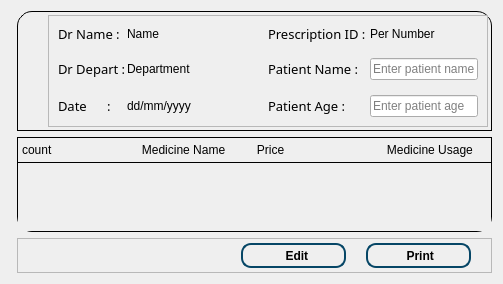
                         <widget class="QWidget" name="orderPage">
                          <property name="styleSheet">
                           <string notr="true">*{
color : black ;
}
#frame_15 {
 	margin-left:6px;
    border: 1px solid black;
    border-top-right-radius: 15px;
    border-top-left-radius: 15px;
}
#scrollArea_3 {
    border: 1px solid black;
    border-bottom-right-radius: 15px;
    border-bottom-left-radius: 15px;
}

#widget_9{
	border: 1px solid black;
    border-bottom: 0px solid black;
}</string>
                          </property>
                          <layout class="QGridLayout" name="gridLayout_17">
                           <item row="0" column="0" colspan="2">
                            <widget class="QFrame" name="frame_15">
                             <property name="minimumSize">
                              <size>
                               <width>0</width>
                               <height>102</height>
                              </size>
                             </property>
                             <property name="styleSheet">
                              <string notr="true"/>
                             </property>
                             <property name="frameShape">
                              <enum>QFrame::StyledPanel</enum>
                             </property>
                             <property name="frameShadow">
                              <enum>QFrame::Raised</enum>
                             </property>
                             <layout class="QHBoxLayout" name="horizontalLayout_11">
                              <property name="spacing">
                               <number>20</number>
                              </property>
                              <property name="leftMargin">
                               <number>3</number>
                              </property>
                              <property name="topMargin">
                               <number>3</number>
                              </property>
                              <property name="rightMargin">
                               <number>3</number>
                              </property>
                              <property name="bottomMargin">
                               <number>3</number>
                              </property>
                              <item>
                               <widget class="QLabel" name="label_26">
                                <property name="text">
                                 <string/>
                                </property>
                                <property name="pixmap">
                                 <pixmap resource="Final_Main_ph.qrc">:/Icon_custom/Image_for_main/icon_custom/pngegg (1).png</pixmap>
                                </property>
                               </widget>
                              </item>
                              <item>
                               <widget class="QFrame" name="frame_12">
                                <property name="minimumSize">
                                 <size>
                                  <width>0</width>
                                  <height>81</height>
                                 </size>
                                </property>
                                <property name="frameShape">
                                 <enum>QFrame::StyledPanel</enum>
                                </property>
                                <property name="frameShadow">
                                 <enum>QFrame::Raised</enum>
                                </property>
                                <layout class="QGridLayout" name="gridLayout_9">
                                 <property name="horizontalSpacing">
                                  <number>1</number>
                                 </property>
                                 <property name="verticalSpacing">
                                  <number>15</number>
                                 </property>
                                 <item row="0" column="1">
                                  <widget class="QLabel" name="label_27">
                                   <property name="font">
                                    <font>
                                     <family>MS Reference Sans Serif</family>
                                     <pointsize>10</pointsize>
                                    </font>
                                   </property>
                                   <property name="text">
                                    <string>Dr Name :</string>
                                   </property>
                                  </widget>
                                 </item>
                                 <item row="1" column="4">
                                  <widget class="QLabel" name="label_23">
                                   <property name="font">
                                    <font>
                                     <family>MS Reference Sans Serif</family>
                                     <pointsize>10</pointsize>
                                    </font>
                                   </property>
                                   <property name="text">
                                    <string>Patient Name :</string>
                                   </property>
                                  </widget>
                                 </item>
                                 <item row="3" column="6">
                                  <widget class="QLineEdit" name="Patient_name_lineEdit_2">
                                   <property name="font">
                                    <font>
                                     <pointsize>9</pointsize>
                                    </font>
                                   </property>
                                   <property name="text">
                                    <string/>
                                   </property>
                                   <property name="placeholderText">
                                    <string>Enter patient age</string>
                                   </property>
                                  </widget>
                                 </item>
                                 <item row="3" column="1">
                                  <widget class="QLabel" name="label_25">
                                   <property name="font">
                                    <font>
                                     <family>MS Reference Sans Serif</family>
                                     <pointsize>10</pointsize>
                                    </font>
                                   </property>
                                   <property name="text">
                                    <string>Date      :</string>
                                   </property>
                                  </widget>
                                 </item>
                                 <item row="1" column="1">
                                  <widget class="QLabel" name="label_15">
                                   <property name="font">
                                    <font>
                                     <family>MS Reference Sans Serif</family>
                                     <pointsize>10</pointsize>
                                    </font>
                                   </property>
                                   <property name="text">
                                    <string>Dr Depart :</string>
                                   </property>
                                  </widget>
                                 </item>
                                 <item row="0" column="2">
                                  <widget class="QLabel" name="label_31">
                                   <property name="minimumSize">
                                    <size>
                                     <width>100</width>
                                     <height>0</height>
                                    </size>
                                   </property>
                                   <property name="font">
                                    <font>
                                     <pointsize>9</pointsize>
                                    </font>
                                   </property>
                                   <property name="text">
                                    <string>Name</string>
                                   </property>
                                  </widget>
                                 </item>
                                 <item row="1" column="2">
                                  <widget class="QLabel" name="label_28">
                                   <property name="font">
                                    <font>
                                     <pointsize>9</pointsize>
                                    </font>
                                   </property>
                                   <property name="text">
                                    <string>Department</string>
                                   </property>
                                  </widget>
                                 </item>
                                 <item row="1" column="6">
                                  <widget class="QLineEdit" name="Patient_name_lineEdit">
                                   <property name="font">
                                    <font>
                                     <pointsize>9</pointsize>
                                    </font>
                                   </property>
                                   <property name="text">
                                    <string/>
                                   </property>
                                   <property name="placeholderText">
                                    <string>Enter patient name</string>
                                   </property>
                                  </widget>
                                 </item>
                                 <item row="3" column="2">
                                  <widget class="QLabel" name="label_29">
                                   <property name="font">
                                    <font>
                                     <pointsize>9</pointsize>
                                    </font>
                                   </property>
                                   <property name="text">
                                    <string>dd/mm/yyyy </string>
                                   </property>
                                  </widget>
                                 </item>
                                 <item row="0" column="6">
                                  <widget class="QLabel" name="label_32">
                                   <property name="minimumSize">
                                    <size>
                                     <width>100</width>
                                     <height>0</height>
                                    </size>
                                   </property>
                                   <property name="font">
                                    <font>
                                     <pointsize>9</pointsize>
                                    </font>
                                   </property>
                                   <property name="text">
                                    <string>Per Number</string>
                                   </property>
                                  </widget>
                                 </item>
                                 <item row="0" column="4">
                                  <widget class="QLabel" name="label_24">
                                   <property name="font">
                                    <font>
                                     <family>MS Reference Sans Serif</family>
                                     <pointsize>10</pointsize>
                                    </font>
                                   </property>
                                   <property name="text">
                                    <string>Prescription ID : </string>
                                   </property>
                                  </widget>
                                 </item>
                                 <item row="3" column="4">
                                  <widget class="QLabel" name="label_30">
                                   <property name="font">
                                    <font>
                                     <family>MS Reference Sans Serif</family>
                                     <pointsize>10</pointsize>
                                    </font>
                                   </property>
                                   <property name="text">
                                    <string>Patient Age :</string>
                                   </property>
                                  </widget>
                                 </item>
                                 <item row="1" column="3">
                                  <spacer name="horizontalSpacer_5">
                                   <property name="orientation">
                                    <enum>Qt::Horizontal</enum>
                                   </property>
                                   <property name="sizeHint" stdset="0">
                                    <size>
                                     <width>40</width>
                                     <height>20</height>
                                    </size>
                                   </property>
                                  </spacer>
                                 </item>
                                </layout>
                               </widget>
                              </item>
                             </layout>
                            </widget>
                           </item>
                           <item row="1" column="0" colspan="2">
                            <widget class="QWidget" name="widget_8" native="true">
                             <layout class="QVBoxLayout" name="verticalLayout_18">
                              <property name="spacing">
                               <number>0</number>
                              </property>
                              <property name="leftMargin">
                               <number>6</number>
                              </property>
                              <property name="topMargin">
                               <number>0</number>
                              </property>
                              <property name="rightMargin">
                               <number>0</number>
                              </property>
                              <property name="bottomMargin">
                               <number>0</number>
                              </property>
                              <item>
                               <widget class="QWidget" name="widget_9" native="true">
                                <property name="minimumSize">
                                 <size>
                                  <width>0</width>
                                  <height>25</height>
                                 </size>
                                </property>
                                <property name="styleSheet">
                                 <string notr="true">QLabel {
    border-right: 1px solid black;
}</string>
                                </property>
                                <layout class="QHBoxLayout" name="horizontalLayout_15">
                                 <property name="spacing">
                                  <number>0</number>
                                 </property>
                                 <property name="leftMargin">
                                  <number>5</number>
                                 </property>
                                 <property name="topMargin">
                                  <number>0</number>
                                 </property>
                                 <property name="rightMargin">
                                  <number>0</number>
                                 </property>
                                 <property name="bottomMargin">
                                  <number>0</number>
                                 </property>
                                 <item>
                                  <widget class="QLabel" name="label_34">
                                   <property name="maximumSize">
                                    <size>
                                     <width>40</width>
                                     <height>16777215</height>
                                    </size>
                                   </property>
                                   <property name="font">
                                    <font>
                                     <pointsize>9</pointsize>
                                    </font>
                                   </property>
                                   <property name="text">
                                    <string>count</string>
                                   </property>
                                  </widget>
                                 </item>
                                 <item>
                                  <widget class="QLabel" name="label_33">
                                   <property name="font">
                                    <font>
                                     <pointsize>9</pointsize>
                                    </font>
                                   </property>
                                   <property name="text">
                                    <string>                        Medicine Name </string>
                                   </property>
                                  </widget>
                                 </item>
                                 <item>
                                  <widget class="QLabel" name="label_16">
                                   <property name="maximumSize">
                                    <size>
                                     <width>80</width>
                                     <height>16777215</height>
                                    </size>
                                   </property>
                                   <property name="font">
                                    <font>
                                     <pointsize>9</pointsize>
                                    </font>
                                   </property>
                                   <property name="text">
                                    <string>      Price </string>
                                   </property>
                                  </widget>
                                 </item>
                                 <item>
                                  <widget class="QLabel" name="label_35">
                                   <property name="font">
                                    <font>
                                     <pointsize>9</pointsize>
                                    </font>
                                   </property>
                                   <property name="text">
                                    <string>                     Medicine Usage</string>
                                   </property>
                                  </widget>
                                 </item>
                                </layout>
                               </widget>
                              </item>
                              <item>
                               <widget class="QScrollArea" name="scrollArea_3">
                                <property name="sizePolicy">
                                 <sizepolicy hsizetype="Expanding" vsizetype="Expanding">
                                  <horstretch>0</horstretch>
                                  <verstretch>0</verstretch>
                                 </sizepolicy>
                                </property>
                                <property name="layoutDirection">
                                 <enum>Qt::LeftToRight</enum>
                                </property>
                                <property name="widgetResizable">
                                 <bool>true</bool>
                                </property>
                                <property name="alignment">
                                 <set>Qt::AlignLeading|Qt::AlignLeft|Qt::AlignTop</set>
                                </property>
                                <widget class="QWidget" name="scrollAreaWidgetContents_3">
                                 <property name="geometry">
                                  <rect>
                                   <x>0</x>
                                   <y>0</y>
                                   <width>98</width>
                                   <height>28</height>
                                  </rect>
                                 </property>
                                 <layout class="QVBoxLayout" name="verticalLayout_17"/>
                                </widget>
                               </widget>
                              </item>
                             </layout>
                            </widget>
                           </item>
                           <item row="4" column="1">
                            <widget class="QFrame" name="Print_Frame">
                             <property name="minimumSize">
                              <size>
                               <width>50</width>
                               <height>35</height>
                              </size>
                             </property>
                             <property name="styleSheet">
                              <string notr="true">QPushButton {
    background-color: transparent; /* Button background color */
    color: black; /* Button text color */
    border: 1.5px solid #064666; /* No border */
    border-radius: 10px; /* Button border radius */
}

QPushButton:hover {
    background-color: #064666; /* Button background color on hover */
    color: black; /* Button text color on hover */
}

</string>
                             </property>
                             <property name="frameShape">
                              <enum>QFrame::StyledPanel</enum>
                             </property>
                             <property name="frameShadow">
                              <enum>QFrame::Raised</enum>
                             </property>
                             <layout class="QHBoxLayout" name="horizontalLayout_14">
                              <property name="spacing">
                               <number>20</number>
                              </property>
                              <property name="leftMargin">
                               <number>0</number>
                              </property>
                              <property name="topMargin">
                               <number>0</number>
                              </property>
                              <property name="rightMargin">
                               <number>20</number>
                              </property>
                              <property name="bottomMargin">
                               <number>0</number>
                              </property>
                              <item>
                               <spacer name="horizontalSpacer_7">
                                <property name="orientation">
                                 <enum>Qt::Horizontal</enum>
                                </property>
                                <property name="sizeHint" stdset="0">
                                 <size>
                                  <width>40</width>
                                  <height>20</height>
                                 </size>
                                </property>
                               </spacer>
                              </item>
                              <item>
                               <widget class="QPushButton" name="Print_button_2">
                                <property name="minimumSize">
                                 <size>
                                  <width>105</width>
                                  <height>25</height>
                                 </size>
                                </property>
                                <property name="font">
                                 <font>
                                  <pointsize>9</pointsize>
                                  <bold>true</bold>
                                 </font>
                                </property>
                                <property name="text">
                                 <string>  Edit</string>
                                </property>
                                <property name="icon">
                                 <iconset resource="Final_Main_ph.qrc">
                                  <normaloff>:/Icon_web/Image_for_main/icons_from_Web/edit-3.svg</normaloff>:/Icon_web/Image_for_main/icons_from_Web/edit-3.svg</iconset>
                                </property>
                               </widget>
                              </item>
                              <item>
                               <widget class="QPushButton" name="Print_button">
                                <property name="minimumSize">
                                 <size>
                                  <width>105</width>
                                  <height>25</height>
                                 </size>
                                </property>
                                <property name="font">
                                 <font>
                                  <pointsize>9</pointsize>
                                  <bold>true</bold>
                                 </font>
                                </property>
                                <property name="text">
                                 <string> Print</string>
                                </property>
                                <property name="icon">
                                 <iconset resource="Final_Main_ph.qrc">
                                  <normaloff>:/Icon_web/Image_for_main/icons_from_Web/printer.svg</normaloff>:/Icon_web/Image_for_main/icons_from_Web/printer.svg</iconset>
                                </property>
                               </widget>
                              </item>
                             </layout>
                            </widget>
                           </item>
                          </layout>
                         </widget>
